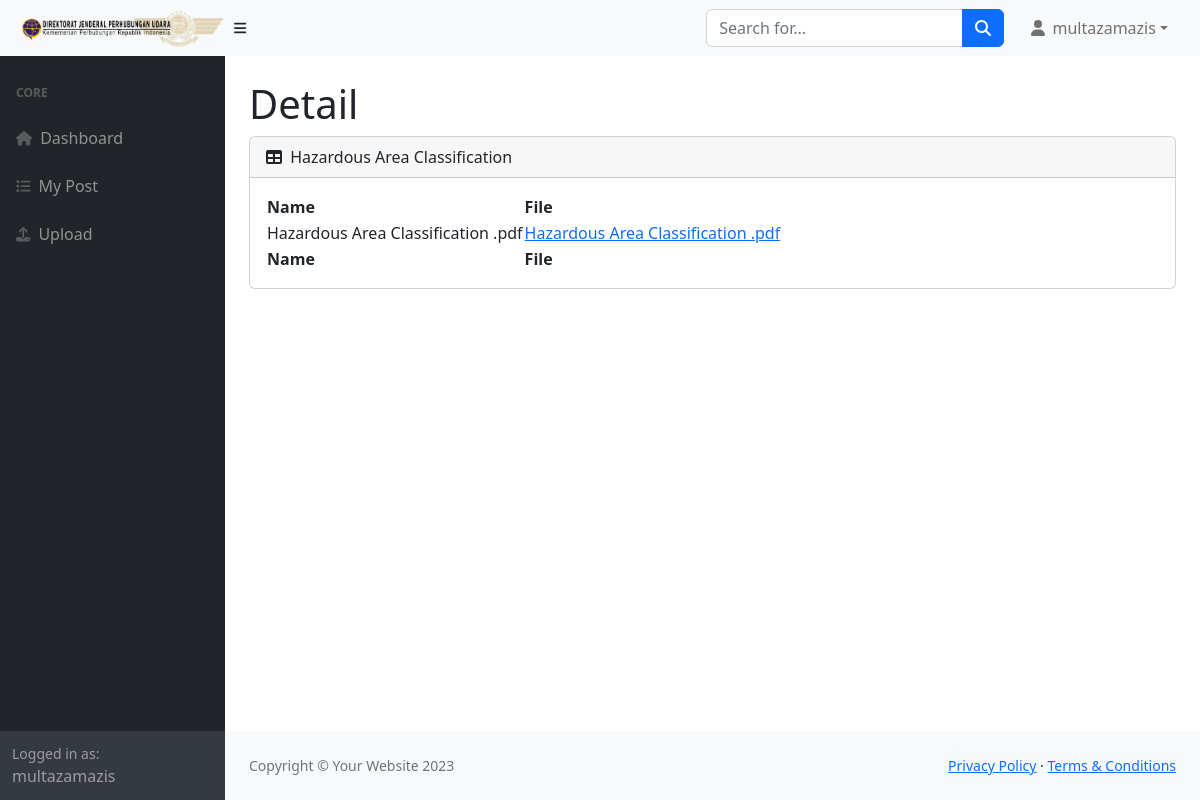
/detail/14 (signed in), run on the app's committed database.
### libraries/models.py (models this page shows, shortened)
class Materi(models.Model):
    user = models.ForeignKey(User, on_delete=models.CASCADE)
    judul = models.CharField(max_length=255)
    nama_file = models.CharField(max_length=1000)
    tanggal = models.DateField(auto_now_add=True)
    waktu = models.TimeField(auto_now_add=True)

### libraries/views.py (the view)
# urls.py: path("detail/<id>", views.detail, name="detail"),
@login_required
def detail(request, id):
    post = Materi.objects.get(id=id)
    print(post.judul)
    nama_file = post.nama_file.split(" | ")
    context = {"post": post, "nama_file": nama_file}
    return render(request, "libraries/detail.html", context=context)

### libraries/templates/libraries/detail.html
{% extends 'base.html' %}
{% block body %}
    <div id="layoutSidenav_content">
        <main>
            <div class="container-fluid px-4">
                <h1 class="mt-4">Detail</h1>
                <div class="card mb-4">
                    <div class="card-header">
                        <i class="fas fa-table me-1"></i>
                        {{ post.judul }}
                    </div>
                    <div class="card-body">
                        <table id="datatablesSimple">
                            <thead>
                                <tr>
                                    <th>Name</th>
                                    <th>File</th>
                                </tr>
                            </thead>
                            <tfoot>
                                <tr>
                                    <th>Name</th>
                                    <th>File</th>
                                </tr>
                            </tfoot>
                            <tbody>
                                {% for nama in nama_file %}
                                <tr>
                                    <td>{{ nama }}</td>
                                    <td><a href="{% url 'download' post.id nama %}">{{nama}}</a></td>
                                </tr>
                                {% endfor %}
                            </tbody>
                        </table>
                    </div>
                </div>
            </div>
        </main>
        <footer class="py-4 bg-light mt-auto">
            <div class="container-fluid px-4">
                <div class="d-flex align-items-center justify-content-between small">
                    <div class="text-muted">Copyright &copy; Your Website 2023</div>
                    <div>
                        <a href="#">Privacy Policy</a>
                        &middot;
                        <a href="#">Terms &amp; Conditions</a>
                    </div>
                </div>
            </div>
        </footer>
    </div>
{% endblock body %}

### templates/partials/navbar.html (shortened to what this page needs)
{% load static %}
<nav class="sb-topnav navbar navbar-expand navbar-light bg-light">
    <img src="{% static 'img/logo.png' %}" alt="" srcset="" class='navbar-brand ps-3'>
    <button class="btn btn-link btn-sm order-1 order-lg-0 me-4 me-lg-0" id="sidebarToggle" href="#!"><i
            class="fas fa-bars"></i></button>
    <form class="d-none d-md-inline-block form-inline ms-auto me-0 me-md-3 my-2 my-md-0" method="GET">
        <div class="input-group">
            <input class="form-control" id="search" name="search" type="text" placeholder="Search for..." aria-label="Search for..." aria-describedby="btnNavbarSearch" />
            <button class="btn btn-primary" id="btnNavbarSearch" type="submit"><i class="fas fa-search"></i></button>
        </div>
    </form>
    <ul class="navbar-nav ms-auto ms-md-0 me-3 me-lg-4">
        <li class="nav-item dropdown">
            <a class="nav-link dropdown-toggle" id="navbarDropdown" href="#" role="button" data-bs-toggle="dropdown"
                aria-expanded="false"><i class="fas fa-user fa-fw"></i> {{request.user.username}}</a>
        </li>
    </ul>
</nav>

### templates/partials/sidebar.html (shortened to what this page needs)
<nav class="sb-sidenav accordion sb-sidenav-dark" id="sidenavAccordion">
    <div class="sb-sidenav-menu">
        <div class="nav">
            <div class="sb-sidenav-menu-heading">Core</div>
            <a class="nav-link" href="{% url 'index' %}">
                <div class="sb-nav-link-icon"><i class="fa-solid fa-house"></i></div>
                Dashboard
            </a>
            <a class="nav-link" href="{% url 'my_post' %}">
                <div class="sb-nav-link-icon"><i class="fa-solid fa-list"></i></div>
                My Post
            </a>
            <a class="nav-link" href="{% url 'upload' %}">
                <div class="sb-nav-link-icon"><i class="fa-solid fa-upload"></i></div>
                Upload
            </a>
        </div>
    </div>
    <div class="sb-sidenav-footer">
        <div class="small">Logged in as:</div>
        {{ request.user }}
    </div>
</nav>

### data on the page
Materi: judul "Hazardous Area Classification", nama_file "Hazardous Area Classification .pdf", nama_file "Hazardous Area Classification .pdf"

### other printed values
{{ request.user.username }} "multazamazis"
{{ request.user }} "multazamazis"
